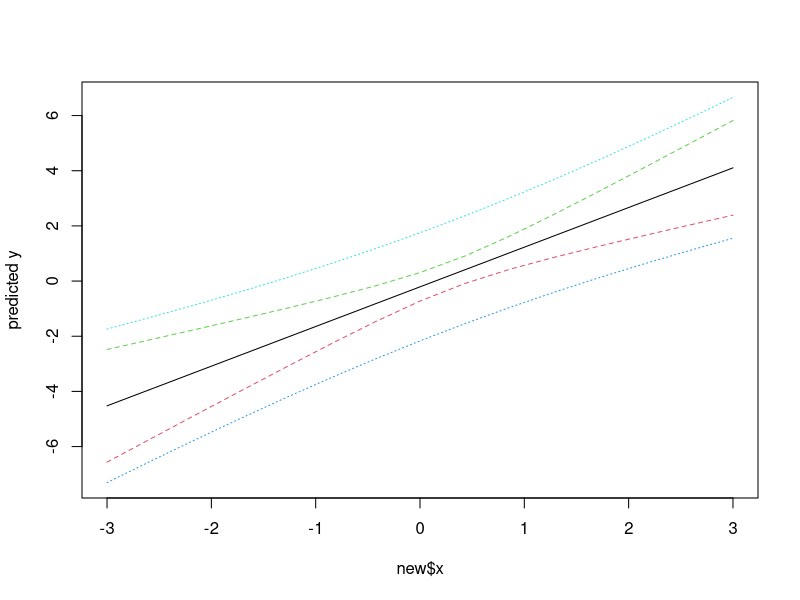
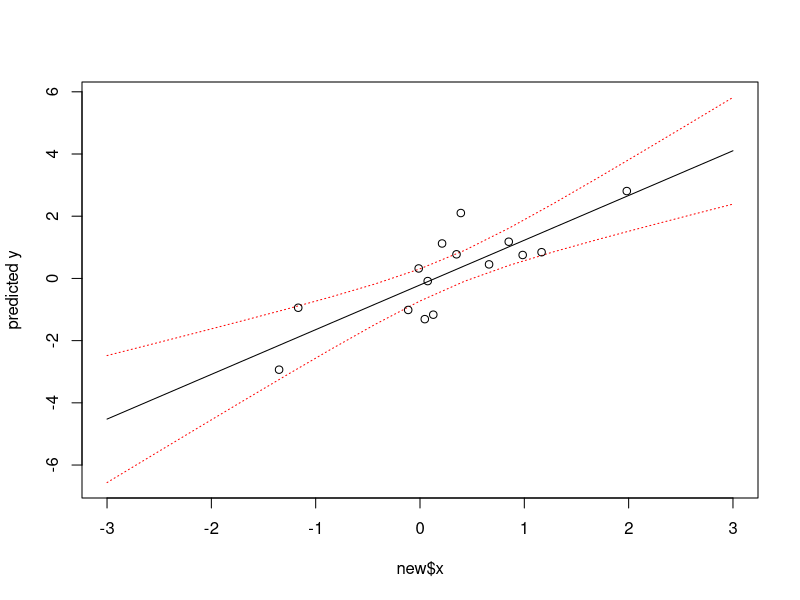

Here is the R script that generated these plots, in order:
x <- rnorm(15)
y <- x + rnorm(15)
predict(lm(y ~ x))
new <- data.frame(x = seq(-3, 3, length.out = length(x)))
predict(lm(y ~ x), new, se.fit = TRUE)
pred.w.plim <- predict(lm(y ~ x), new, 	
	interval="prediction")
pred.w.clim <- predict(lm(y ~ x), new, 
	interval="confidence")
matplot(new$x,cbind(pred.w.clim, pred.w.plim[,-1]),
        lty=c(1,2,2,3,3), type="l", ylab="predicted y")
        
matplot(new$x, pred.w.clim,
	lty=c(1,3,3), col = c("black", "red", "red"),type="l", 
		ylab="predicted y")
points(x,y)
